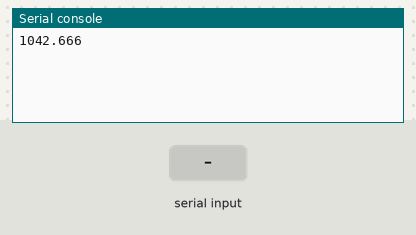
Bench run of a program on a simulated Raspberry Pi Pico running MicroPython. Shown: the last lines printed to the serial console. Inputs (shaded band) come from the test bench.

Above: at 1.2 s.
1.3 s: "1" received over the second serial link
At 2.2 s:
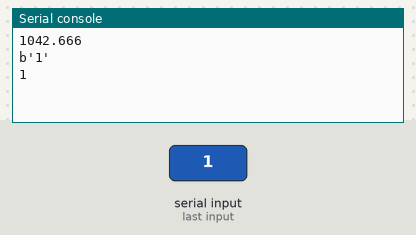
3.0 s: "0" received over the second serial link
At 4.2 s:
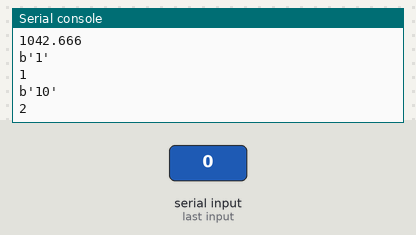
4.5 s: "2" received over the second serial link
At 5.7 s:
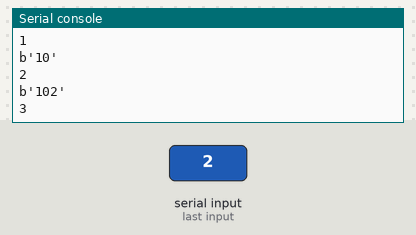
Timing chart, 0 to 7.5 s (numbered marks = the images above; inputs shaded):
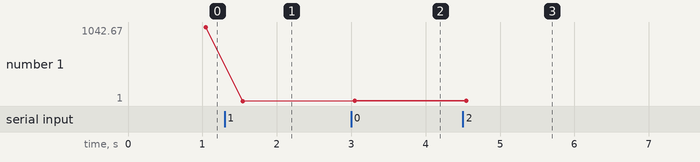

Measured:
- after the input at 1.3 s, the serial console: prints a new line after 0.24 s (image 1)
- after the input at 3.0 s, the serial console: prints a new line at once (image 2)
- after the input at 4.5 s, the serial console: prints a new line at once (image 3)
- plotted number 1: 1042.67 → 1 after the input at 1.3 s, 1 → 2 after the input at 3.0 s, 2 → 3 after the input at 4.5 s

The program:

flow.py
```python
from machine import UART,Pin, Timer
from utime import sleep_ms,sleep, time_ns


uart = UART(1,baudrate=9600,bits=8,parity=None,rx=Pin(5),tx=Pin(4),rts=Pin(7),cts=Pin(6), timeout=0,timeout_char=0, txbuf=2000,rxbuf=128,flow=UART.RTS|UART.CTS)

test = "A"*1000
s = time_ns()
uart.write(test)
print((time_ns()-s)/1000000)
RecData = bytes()
while len(RecData)<1000:
    sleep_ms(500)
    if uart.any():
            RecData = RecData + uart.read()
            print(RecData)
            print(len(RecData))
```
